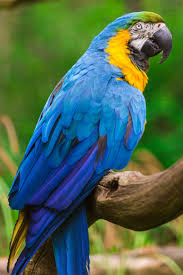
#> input picture bird.jpg, 183 x 275 px
$ python Basic.py
#> lines starting #> are read from the running program, lines starting #| are printed output that depends on the picture; after the words box and inside, x2 and y2 are one past the last pixel; in counts of white or black regions, pixels touching at a corner belong together
# -*- coding: utf-8 -*-

'''BGR ↔ Gray and BGR ↔ HSV.
Syntax : cv2.cvtColor(input_image, flag) - flag determines the type of conversion.
BGR → Gray conversion we use the flags cv2.COLOR_BGR2GRAY.
BGR → HSV, we use the flag cv2.COLOR_BGR2HSV.
'''
import numpy as np
import cv2
import matplotlib.pyplot as plt


image = cv2.imread('bird.jpg',-1)
#> image is the input picture: shape (275, 183, 3); mean B, G, R 81, 104.5, 74.7
hsv = cv2.cvtColor(image, cv2.COLOR_BGR2HSV)
#> hsv: shape (275, 183, 3); mean H, S, V 60.9, 179.6, 132
#cv2.imshow('image',image)
cv2.imshow('image',image)

''' Below is the code display 2 subplots of same image'''
# [15 lines of commented-out code are left out]
lower_blue = np.array([100,10,10])
upper_blue = np.array([130,255,255])

# Threshold the HSV image to get only blue colors
mask = cv2.inRange(hsv, lower_blue, upper_blue)
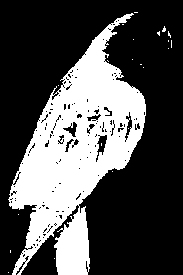
#> mask: shape (275, 183); 31.6% white; 22 white regions (21 under 20 px), largest, box (x1, y1, x2, y2) and area: (8, 13, 146, 275) 15838

res = cv2.bitwise_and(image,image, mask= mask)
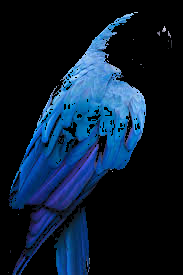
#> res: shape (275, 183, 3); mean B, G, R 49.1, 28.6, 10.6

cv2.imshow('mask',mask)
cv2.imshow('res',res)
cv2.waitKey(0)
cv2.destroyAllWindows()

$ run again, with forest.jpg copied over bird.jpg
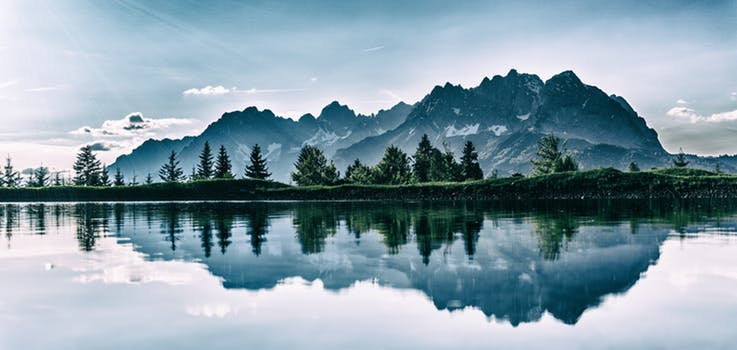
#> input picture forest.jpg, 737 x 350 px
#> image is the input picture: shape (350, 737, 3); mean B, G, R 168.6, 156.5, 134.1
#> hsv: shape (350, 737, 3); mean H, S, V 105.1, 82.6, 169.5
#> `mask = cv2.inRange(hsv, lower_blue, upper_blue)`:
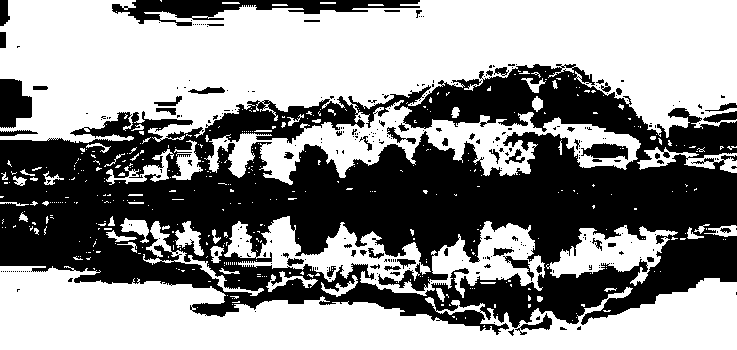
#> mask: shape (350, 737); 56.1% white; 286 black regions (229 under 20 px), largest, box (x1, y1, x2, y2) and area: (0, 64, 737, 335) 103847, (112, 0, 420, 26) 3463, (0, 79, 32, 128) 1215
#> `res = cv2.bitwise_and(image,image, mask= mask)`:
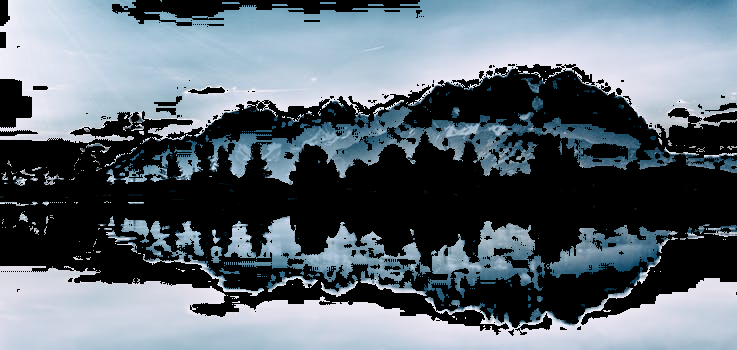
#> res: shape (350, 737, 3); mean B, G, R 115.4, 106.2, 95.1
